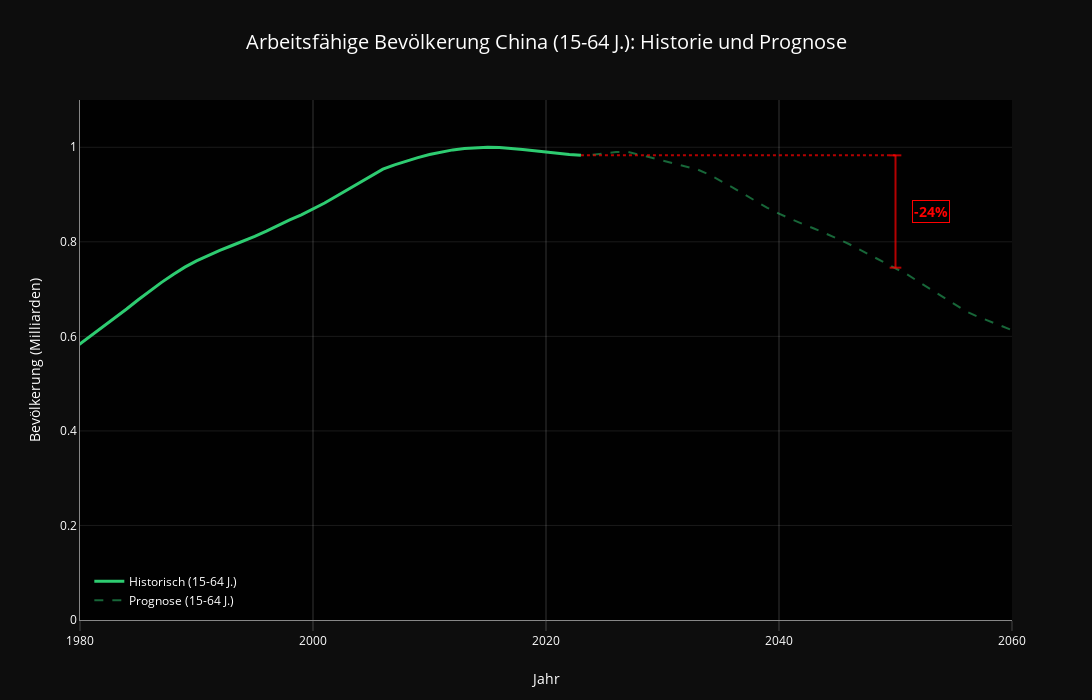

The code cell stored with this chart in its notebook:
### Markdown cell above
## Arbeitsfähige Bevölkerung China

### Code cell
import plotly.graph_objects as go
import pandas as pd
import numpy as np

# --- Annahmen ---
# 1. DataFrame 'working_age_df' existiert.
# 2. Benötigte Spaltennamen:
hist_work_pop_col = 'population__sex_all__age_15_64__variant_estimates'
forecast_work_pop_col = 'population__sex_all__age_15_64__variant_medium'

# --- Start des Codes für die Grafik ---

# Filtere das working_age_df nach China
try:
    working_age_china = working_age_df[working_age_df['entities'] == 'China'].copy()
    if working_age_china.empty:
        print("Warnung: Keine Daten für 'China' im working_age_df gefunden.")
        fig = go.Figure()
        fig.update_layout(title="Fehler: Keine Daten für China gefunden", template='plotly_dark')
        fig.show()
        # exit()
except NameError:
    print("Fehler: Das DataFrame 'working_age_df' wurde nicht gefunden. Bitte lade die Daten zuerst.")
    fig = go.Figure()
    fig.update_layout(title="Fehler: 'working_age_df' nicht gefunden", template='plotly_dark')
    fig.show()
    # exit()
except Exception as e:
    print(f"Ein unerwarteter Fehler beim Filtern des DataFrames ist aufgetreten: {e}")
    fig = go.Figure()
    fig.update_layout(title="Fehler: Beim Filtern der Daten", template='plotly_dark')
    fig.show()
    # exit()

# Nur fortfahren, wenn working_age_china Daten enthält
if not working_age_china.empty:

    # Überprüfe Spalten im gefilterten DataFrame working_age_china
    if hist_work_pop_col not in working_age_china.columns or forecast_work_pop_col not in working_age_china.columns:
        print(f"*** Fehler: Benötigte Spalten nicht im working_age_china DataFrame gefunden:")
        # ... (Fehlermeldung wie zuvor) ...
        fig = go.Figure()
        fig.update_layout(title="Fehler: Benötigte Spalten fehlen", template='plotly_dark')
    else:
        # Daten vorbereiten (aus working_age_china)
        work_hist_data = working_age_china[working_age_china['years'] <= 2024].copy()
        if not work_hist_data.empty and hist_work_pop_col in work_hist_data.columns:
            work_hist_data['work_pop_billions'] = work_hist_data[hist_work_pop_col] / 1_000_000_000
            work_hist_data.dropna(subset=['work_pop_billions'], inplace=True)
        else:
            work_hist_data = pd.DataFrame() # Leeres DataFrame

        work_forecast_data = working_age_china[working_age_china['years'] >= 2024].copy()
        if not work_forecast_data.empty and forecast_work_pop_col in work_forecast_data.columns:
           work_forecast_data['work_pop_billions'] = work_forecast_data[forecast_work_pop_col] / 1_000_000_000
           work_forecast_data.dropna(subset=['work_pop_billions'], inplace=True)
        else:
           work_forecast_data = pd.DataFrame() # Leeres DataFrame

        # --- Wert für 2023 als Referenz holen ---
        value_2023 = 0
        year_2023 = 2023
        # Suche in historischen Daten, falls vorhanden, sonst in Prognosedaten (für den Fall, dass 2023 als Prognose zählt)
        data_2023 = pd.DataFrame()
        if not work_hist_data.empty and 'work_pop_billions' in work_hist_data.columns:
             data_2023 = work_hist_data[work_hist_data['years'] == year_2023]
        
        # Falls nicht in historischen Daten gefunden oder 'work_pop_billions' fehlt, suche in Prognosedaten
        if data_2023.empty and not work_forecast_data.empty and 'work_pop_billions' in work_forecast_data.columns:
             data_2023 = work_forecast_data[work_forecast_data['years'] == year_2023]

        if not data_2023.empty:
            value_2023 = data_2023['work_pop_billions'].iloc[0]
            print(f"Referenzwert für {year_2023}: {value_2023:.3f} Mrd.")
        else:
            print(f"Keine Daten für das Jahr {year_2023} gefunden. Vergleich nicht möglich.")
            # Setze value_2023 auf NaN oder 0, um Berechnungsfehler unten zu vermeiden
            value_2023 = np.nan # Oder 0, je nachdem wie der Rest behandelt werden soll


        # Wert für 2050 holen
        value_2050 = 0
        year_2050 = 2050
        if not work_forecast_data.empty and 'work_pop_billions' in work_forecast_data.columns:
            data_2050 = work_forecast_data[work_forecast_data['years'] == year_2050]
            if not data_2050.empty:
                value_2050 = data_2050['work_pop_billions'].iloc[0]
                print(f"Wert für {year_2050}: {value_2050:.3f} Mrd.")
            else:
                 print(f"Keine Daten für das Jahr {year_2050} in der Prognose gefunden.")
                 value_2050 = np.nan # Setze auf NaN, falls nicht gefunden
        else:
            print("Keine Prognosedaten zur Bestimmung des Werts für 2050 vorhanden.")
            value_2050 = np.nan

        # Prozentuale Veränderung berechnen (2023 -> 2050)
        percentage_change_23_50 = 0
        # Stelle sicher, dass beide Werte gültige Zahlen sind
        if pd.notna(value_2023) and pd.notna(value_2050) and value_2023 != 0:
            percentage_change_23_50 = round((value_2050 - value_2023) / value_2023 * 100)
            print(f"Prozentuale Veränderung von {year_2023} bis {year_2050}: {percentage_change_23_50:+}%")
        elif value_2023 == 0:
            print(f"Prozentuale Veränderung kann nicht berechnet werden (Wert für {year_2023} ist 0).")
        else:
             print(f"Prozentuale Veränderung kann nicht berechnet werden (Wert für {year_2023} oder {year_2050} fehlt).")


        # --- Grafik erstellen ---
        fig = go.Figure()

        # Historische Daten hinzufügen
        if not work_hist_data.empty and 'work_pop_billions' in work_hist_data.columns:
            fig.add_trace(go.Scatter(
                x=work_hist_data['years'],
                y=work_hist_data['work_pop_billions'],
                mode='lines', name='Historisch (15-64 J.)',
                line=dict(color='#2ecc71', width=3)
            ))

        # Prognosedaten hinzufügen
        if not work_forecast_data.empty and 'work_pop_billions' in work_forecast_data.columns:
            fig.add_trace(go.Scatter(
                x=work_forecast_data['years'],
                y=work_forecast_data['work_pop_billions'],
                mode='lines', name='Prognose (15-64 J.)',
                line=dict(color='rgba(46, 204, 113, 0.5)', width=2, dash='dash')
            ))

        # --- Horizontale Linie ab 2023 ---
        # Nur zeichnen, wenn beide Werte gültig sind
        if pd.notna(value_2023) and pd.notna(value_2050):
             fig.add_trace(go.Scatter(
                 x=[year_2023, year_2050], # Start bei 2023
                 y=[value_2023, value_2023], # Auf Höhe von 2023
                 mode='lines',
                 name=f'Niveau {year_2023}',
                 line=dict(color='rgba(255, 0, 0, 0.7)', width=2, dash='dot'),
                 showlegend=False
             ))

        # --- Vertikale Linie zwischen 2023 und 2050 Wert ---
        # Nur zeichnen, wenn beide Werte gültig sind
        if pd.notna(value_2023) and pd.notna(value_2050):
            fig.add_shape(type="line",
                x0=year_2050, y0=value_2050, x1=year_2050, y1=value_2023, # Spanne von 2050 Wert bis 2023 Wert
                line=dict(color="rgba(255, 0, 0, 0.7)",width=2)
            )
            # Kleine Ticks oben/unten an der vertikalen Linie
            fig.add_shape(type="line",
                x0=year_2050-0.5, y0=value_2023, x1=year_2050+0.5, y1=value_2023, # Tick auf Höhe 2023
                line=dict(color="rgba(255, 0, 0, 0.7)", width=2)
            )
            fig.add_shape(type="line",
                x0=year_2050-0.5, y0=value_2050, x1=year_2050+0.5, y1=value_2050, # Tick auf Höhe 2050
                line=dict(color="rgba(255, 0, 0, 0.7)", width=2)
            )

        # --- Layout und Styling ---
        fig.update_layout(
             title={
                'text': 'Arbeitsfähige Bevölkerung China (15-64 J.): Historie und Prognose',
                'y': 0.95, 'x': 0.5, 'xanchor': 'center', 'yanchor': 'top',
                'font': {'size': 20}
            },
            xaxis_title="Jahr",
            yaxis_title="Bevölkerung (Milliarden)",
            template='plotly_dark',
            showlegend=True,
            legend=dict(
                yanchor="bottom", y=0.01, xanchor="left", x=0.01,
                bgcolor='rgba(0,0,0,0.5)'
                ),
            height=700, width=1200,
            xaxis=dict(
                range=[1980, 2060], dtick=20, ticks='outside', ticklen=10,
                tickfont=dict(size=12), tickangle=0, title_standoff=25, side='bottom',
                gridcolor='rgba(255, 255, 255, 0.2)', linecolor='rgba(255, 255, 255, 0.5)',
                zerolinecolor='rgba(255, 255, 255, 0.3)'
            ),
            yaxis=dict(
                range=[0, 1.1], dtick=0.2, gridwidth=0.5,
                gridcolor='rgba(255, 255, 255, 0.2)', linecolor='rgba(255, 255, 255, 0.5)',
                zerolinecolor='rgba(255, 255, 255, 0.3)'
            ),
            plot_bgcolor='rgba(0,0,0,0.95)', paper_bgcolor='rgba(0,0,0,0.95)',
            font=dict(color='white')
        )

        # --- Annotation für prozentuale Veränderung ---
        # Nur hinzufügen, wenn Berechnung erfolgreich war und Werte gültig sind
        if percentage_change_23_50 != 0 and pd.notna(value_2023) and pd.notna(value_2050):
            fig.add_annotation(
                x=year_2050,
                y=(value_2023 + value_2050) / 2, # Position in der Mitte der vertikalen Linie (zwischen 2023 und 2050 Wert)
                text=f"<b>{percentage_change_23_50:+}%</b>", # Mit Vorzeichen (+/-)
                showarrow=False,
                font=dict(color="red", size=14), # Rote Schrift
                bgcolor='rgba(0,0,0,0.6)', # Dunkler Hintergrund für Text
                bordercolor='red',
                borderwidth=1,
                xshift=35 # Text etwas nach rechts verschieben
            )
        elif pd.notna(value_2023) and pd.notna(value_2050): # Fall abdecken, wo Änderung 0 ist
             print("Info: Prozentuale Veränderung ist 0%. Annotation wird nicht hinzugefügt.")

        # Plot anzeigen (nur wenn Daten vorhanden waren)
        fig.show()

# --- Ende des Codes ---

### Figure 1 — Plotly figure (JSON) as saved in the notebook; plotly's stock layout.template omitted (floating-point values rounded to 4 significant figures)
{"data": [{"line": {"color": "#2ecc71", "width": 3}, "mode": "lines", "name": "Historisch (15-64 J.)", "type": "scatter", "x": [1950, 1951, 1952, 1953, 1954, 1955, 1956, 1957, 1958, 1959, 1960, 1961, 1962, 1963, 1964, 1965, 1966, 1967, 1968, 1969, 1970, 1971, 1972, 1973, 1974, 1975, 1976, 1977, 1978, 1979, 1980, 1981, 1982, 1983, 1984, 1985, 1986, 1987, 1988, 1989, 1990, 1991, 1992, 1993, 1994, 1995, 1996, 1997, 1998, 1999, 2000, 2001, 2002, 2003, 2004, 2005, 2006, 2007, 2008, 2009, 2010, 2011, 2012, 2013, 2014, 2015, 2016, 2017, 2018, 2019, 2020, 2021, 2022, 2023], "y": [0.3273, 0.3312, 0.335, 0.3387, 0.3423, 0.3461, 0.3503, 0.3545, 0.3584, 0.3619, 0.3647, 0.3683, 0.3739, 0.381, 0.3884, 0.3971, 0.4072, 0.4192, 0.4319, 0.4441, 0.4569, 0.4694, 0.4822, 0.4945, 0.5038, 0.5112, 0.5182, 0.5292, 0.5475, 0.5669, 0.5851, 0.603, 0.6199, 0.6381, 0.6578, 0.6773, 0.6964, 0.7142, 0.7311, 0.7464, 0.7597, 0.7715, 0.7821, 0.7917, 0.8013, 0.8115, 0.8226, 0.8348, 0.8463, 0.8571, 0.8689, 0.8821, 0.8966, 0.911, 0.9255, 0.9408, 0.9537, 0.9628, 0.9707, 0.9781, 0.9848, 0.9902, 0.9945, 0.9976, 0.9994, 1.0, 0.9997, 0.9981, 0.9955, 0.9928, 0.9897, 0.9873, 0.9847, 0.9829]}, {"line": {"color": "rgba(46, 204, 113, 0.5)", "dash": "dash", "width": 2}, "mode": "lines", "name": "Prognose (15-64 J.)", "type": "scatter", "x": [2024, 2025, 2026, 2027, 2028, 2029, 2030, 2031, 2032, 2033, 2034, 2035, 2036, 2037, 2038, 2039, 2040, 2041, 2042, 2043, 2044, 2045, 2046, 2047, 2048, 2049, 2050, 2051, 2052, 2053, 2054, 2055, 2056, 2057, 2058, 2059, 2060, 2061, 2062, 2063, 2064, 2065, 2066, 2067, 2068, 2069, 2070, 2071, 2072, 2073, 2074, 2075, 2076, 2077, 2078, 2079, 2080, 2081, 2082, 2083, 2084, 2085, 2086, 2087, 2088, 2089, 2090, 2091, 2092, 2093, 2094, 2095, 2096, 2097, 2098, 2099, 2100], "y": [0.984, 0.9868, 0.99, 0.9905, 0.9851, 0.9782, 0.972, 0.9657, 0.9607, 0.9531, 0.9422, 0.9296, 0.9152, 0.9006, 0.8859, 0.8719, 0.8595, 0.8483, 0.838, 0.8282, 0.818, 0.807, 0.7954, 0.7826, 0.7701, 0.7582, 0.7453, 0.7311, 0.7154, 0.6997, 0.6841, 0.6679, 0.6536, 0.6423, 0.6321, 0.6224, 0.6131, 0.6042, 0.5957, 0.5873, 0.579, 0.5702, 0.5612, 0.5524, 0.5435, 0.5342, 0.5244, 0.5142, 0.5035, 0.4922, 0.4804, 0.4683, 0.4562, 0.4434, 0.4304, 0.4176, 0.4051, 0.3929, 0.3804, 0.3692, 0.3599, 0.3521, 0.3464, 0.3418, 0.3379, 0.3343, 0.3307, 0.3272, 0.3237, 0.3202, 0.3167, 0.3131, 0.3094, 0.3056, 0.3017, 0.2977, 0.2935]}, {"line": {"color": "rgba(255, 0, 0, 0.7)", "dash": "dot", "width": 2}, "mode": "lines", "name": "Niveau 2023", "showlegend": false, "type": "scatter", "x": [2023, 2050], "y": [0.9829, 0.9829]}], "layout": {"annotations": [{"bgcolor": "rgba(0,0,0,0.6)", "bordercolor": "red", "borderwidth": 1, "font": {"color": "red", "size": 14}, "showarrow": false, "text": "<b>-24%</b>", "x": 2050, "xshift": 35, "y": 0.8641}], "font": {"color": "white"}, "height": 700, "legend": {"bgcolor": "rgba(0,0,0,0.5)", "x": 0.01, "xanchor": "left", "y": 0.01, "yanchor": "bottom"}, "paper_bgcolor": "rgba(0,0,0,0.95)", "plot_bgcolor": "rgba(0,0,0,0.95)", "shapes": [{"line": {"color": "rgba(255, 0, 0, 0.7)", "width": 2}, "type": "line", "x0": 2050, "x1": 2050, "y0": 0.7453, "y1": 0.9829}, {"line": {"color": "rgba(255, 0, 0, 0.7)", "width": 2}, "type": "line", "x0": 2050.0, "x1": 2050.0, "y0": 0.9829, "y1": 0.9829}, {"line": {"color": "rgba(255, 0, 0, 0.7)", "width": 2}, "type": "line", "x0": 2050.0, "x1": 2050.0, "y0": 0.7453, "y1": 0.7453}], "showlegend": true, "title": {"font": {"size": 20}, "text": "Arbeitsfähige Bevölkerung China (15-64 J.): Historie und Prognose", "x": 0.5, "xanchor": "center", "y": 0.95, "yanchor": "top"}, "width": 1200, "xaxis": {"dtick": 20, "gridcolor": "rgba(255, 255, 255, 0.2)", "linecolor": "rgba(255, 255, 255, 0.5)", "range": [1980, 2060], "side": "bottom", "tickangle": 0, "tickfont": {"size": 12}, "ticklen": 10, "ticks": "outside", "title": {"standoff": 25, "text": "Jahr"}, "zerolinecolor": "rgba(255, 255, 255, 0.3)"}, "yaxis": {"dtick": 0.2, "gridcolor": "rgba(255, 255, 255, 0.2)", "gridwidth": 0.5, "linecolor": "rgba(255, 255, 255, 0.5)", "range": [0, 1.1], "title": {"text": "Bevölkerung (Milliarden)"}, "zerolinecolor": "rgba(255, 255, 255, 0.3)"}}}
